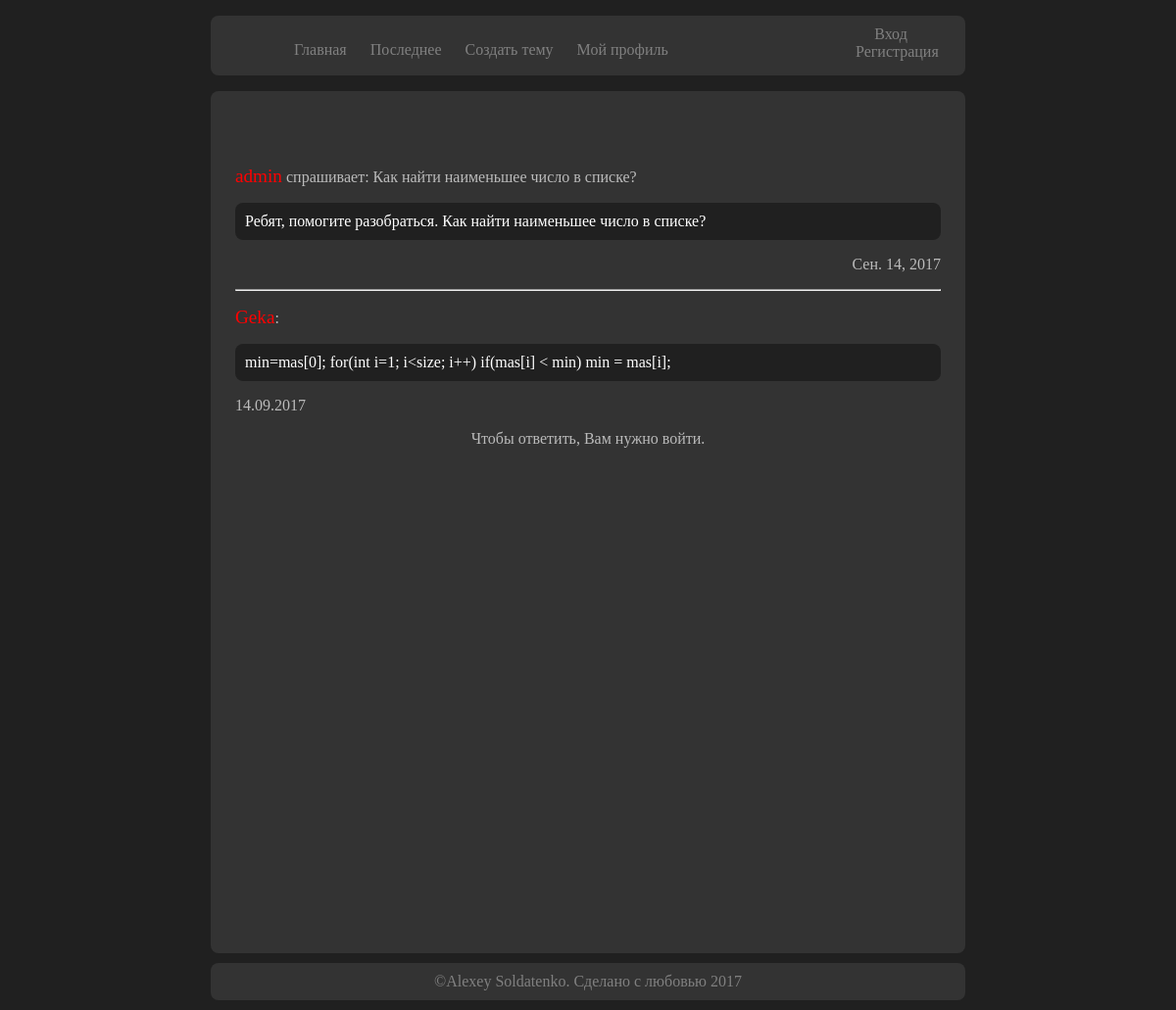
The app's page /topic/3 with its own data.
### topics/models.py (models this page shows, shortened)
class Topics(models.Model):
	section_name = models.ForeignKey(Sections, default='other')
	subsection_name = models.ForeignKey(Subsection, default='other')
	topic_name = models.CharField(max_length=300)
	date = models.DateField()
	author_name = models.CharField(max_length=100)
	context = models.TextField()

class TopicAnswers(models.Model):
	topic_name = models.ForeignKey(Topics)
	user_name = models.CharField(max_length=100)
	date = models.DateField()
	context = models.TextField()

### topics/views.py (the view)
# urls.py: url(r'^topic/(?P<topic_id>\d+)$', 'topics.views.display_topic'),
def display_topic(request, topic_id):
	topic = Topics.objects.get(pk=topic_id)
	answers = TopicAnswers.objects.filter(topic_name = topic)
	return render(request, 'topic.html', {'topic':topic, 'answers':answers})

### templates/topic.html (shortened to what this page needs)
{%extends "base.html"%}
{%load staticfiles%}
{%block log_user%}
{%if user.is_anonymous%}
{{block.super}}
{%elif user.is_active%}
<div style="margin-top: 18%">
<a title="Выйти" style="color:white; font-size: 1.2em" href="/logout">{{user.username}}</a>
</div>
{%else%}
{{block.super}}
{%endif%}
{%endblock%}
{%block content%}
<div class="content">
<p><span style="color:red; font-size: 1.2em">{{topic.author_name}}</span> спрашивает: {{topic.topic_name}}</p>
<div class="field_answer">{{topic.context}}</div>
<p style="text-align: right">{{topic.date}}</p><hr>
{%for answer in answers%}
<p><span style="color:red; font-size: 1.2em">{{answer.user_name}}</span>:</p>
<div class="field_answer">{{answer.context}}</div>
<p style="{%if forloop.counter|divisibleby:2 %} text-align: right {%endif%}">{{topic.date|date:"j.m.Y"}} {{topic.date|time:"TIME_FORMAT"}}</p>
{%endfor%}
{%if user.is_anonymous or not user.is_active%}
<p style="text-align: center">Чтобы ответить, Вам нужно войти.</p>
{%endif%}
</div>
{%endblock%}
{%block footer%}
{{block.super}}
{%endblock%}

### static/base.css (style rules this page uses)
body { margin: 0; padding: 0; background: #202020; color: #808080; }
.content { border-radius: 8px; width: 60%; min-height: 100vh; margin: 6px auto 10px auto; padding: 60px 25px 20px; background: #333; color: #bbb; }
.field_answer { padding: 10px; border-radius: 8px; background: #202020; color: white; }

### records on screen
Topics: author_name "admin", topic_name "Как найти наименьшее число в списке?", context "Ребят, помогите разобраться. Как найти наименьшее число в списке?", date "Сен. 14, 2017", date "14.09.2017"
TopicAnswers: user_name "Geka", context "min=mas[0]; for(int i=1; i<size; i++) if(mas[i] < min) min = mas[i];"
